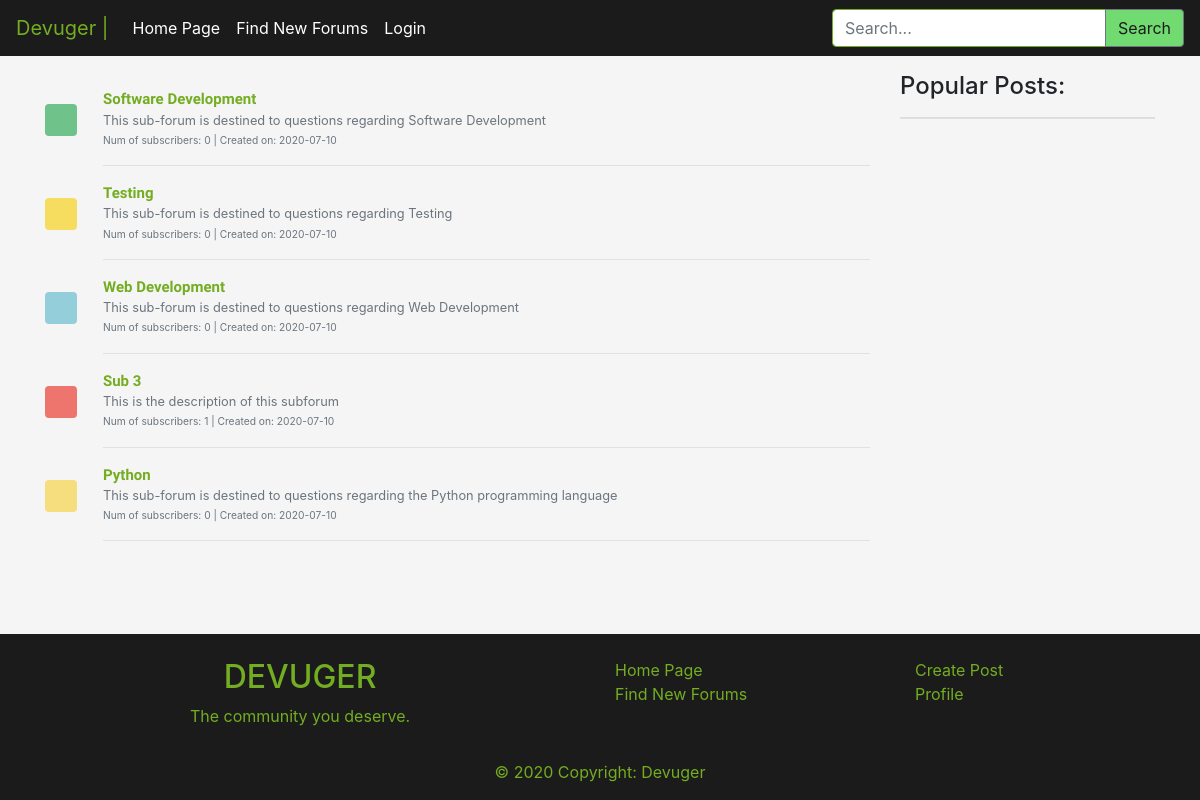
Page /findforums.php on the committed database.
### tables this page shows
CREATE TABLE subforum(
    id INT PRIMARY KEY AUTO_INCREMENT,
    sname VARCHAR(30) UNIQUE,
    descp TEXT,
    subscribers INT,
    color VARCHAR(20),
    numPosts INT,
    creationDate DATE,
    createdBy INT,
    rules TEXT,
    FOREIGN KEY (createdBy) REFERENCES users(id)
);

### findforums.php (the view, shortened to what this page needs)
<?php include('php/server.php'); ?>
<?php include('includes/header.php'); ?>
<main class="content-wrapper">
    <div class="container">
        <div class="row">
            <div class="col-md-9 py-3">
                <?php
                $query = "SELECT * FROM subforum ORDER BY RAND() LIMIT 5";
                $q = mysqli_query($db, $query);
                if (mysqli_num_rows($q) > 0) {
                    while ($row = mysqli_fetch_assoc($q)) {
                        if ($row['subscribers'] == 0) {
                            $row['subscribers'] = 0;
                        }
                        echo
                            '<article>
                                        <div class="media text-muted pt-3">
                                            <svg class="bd-placeholder-img mr-2 rounded mt-3" style="opacity: 0.7;filter: alpha(opacity=70);" width="32" height="32" xmlns="http://www.w3.org/2000/svg" preserveAspectRatio="xMidYMid slice" focusable="false" role="img" aria-label=""><title></title><rect width="100%" height="100%" fill="' . $row['color'] . '"/><text x="50%" y="50%" fill="" dy=".3em"></text></svg>
                                            &nbsp;&nbsp;&nbsp;&nbsp;
                                            <div class="media-body">
                                                <a href="sub.php?r=' . $row['sname'] . '"><p class="media-body pb-3 mb-0 small lh-125 border-bottom border-gray">
                                                <strong class="d-block text-gray-dark article-title">' . $row['sname'] . '</strong></a>' . mb_strimwidth($row['descp'], 0, 125, "...") . '<br>
                                                <small>Num of subscribers: ' . $row['subscribers'] . '&nbsp;|&nbsp;Created on: ' . $row['creationDate'] . '</small></p>
                                            </div>
                                        </div>
                                    </article>';
                    }
                }
                ?>
            </div>
            <?php include('includes/right_side_bar.php'); ?>
        </div>
    </div>
</main>
<?php include('includes/footer.php'); ?>

### css/main.css (style rules this page uses)
html, body { background-color: whitesmoke; height: 100%; }
body { display: flex; flex-direction: column; }
.content-wrapper { flex: 1 0 auto; }
strong.article-title { font-family: 'Source Sans Pro', sans-serif; color: #73AD21; text-decoration-color: #73AD21; font-size: 15px; }

### rows in the picture
subforum: sname "Software Development", descp "This sub-forum is destined to questions regarding Software Development", subscribers "0", creationDate "2020-07-10"
subforum: sname "Testing", descp "This sub-forum is destined to questions regarding Testing", subscribers "0", creationDate "2020-07-10"
subforum: sname "Web Development", descp "This sub-forum is destined to questions regarding Web Development", subscribers "0", creationDate "2020-07-10"
subforum: sname "Sub 3", descp "This is the description of this subforum", subscribers "1", creationDate "2020-07-10"
subforum: sname "Python", descp "This sub-forum is destined to questions regarding the Python programming language", subscribers "0", creationDate "2020-07-10"
